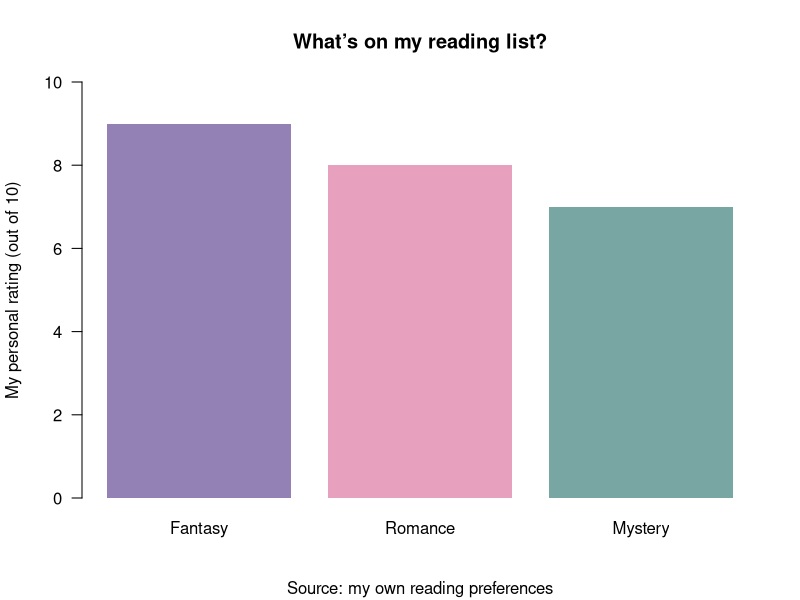

Write the R code that produced this figure.
## ---- chunk 1
#| echo: false
#| fig-alt: "Bar chart of my personal reading preferences, rated out of ten."

# Replace these example ratings with your own.
reading_ratings <- c(
  "Fantasy" = 9,
  "Romance" = 8,
  "Mystery" = 7
)

barplot(
  reading_ratings,
  col = c("#9381B5", "#E8A0BF", "#78A6A3"),
  ylim = c(0, 10),
  ylab = "My personal rating (out of 10)",
  main = "What’s on my reading list?",
  sub = "Source: my own reading preferences",
  las = 1,
  border = NA
)
